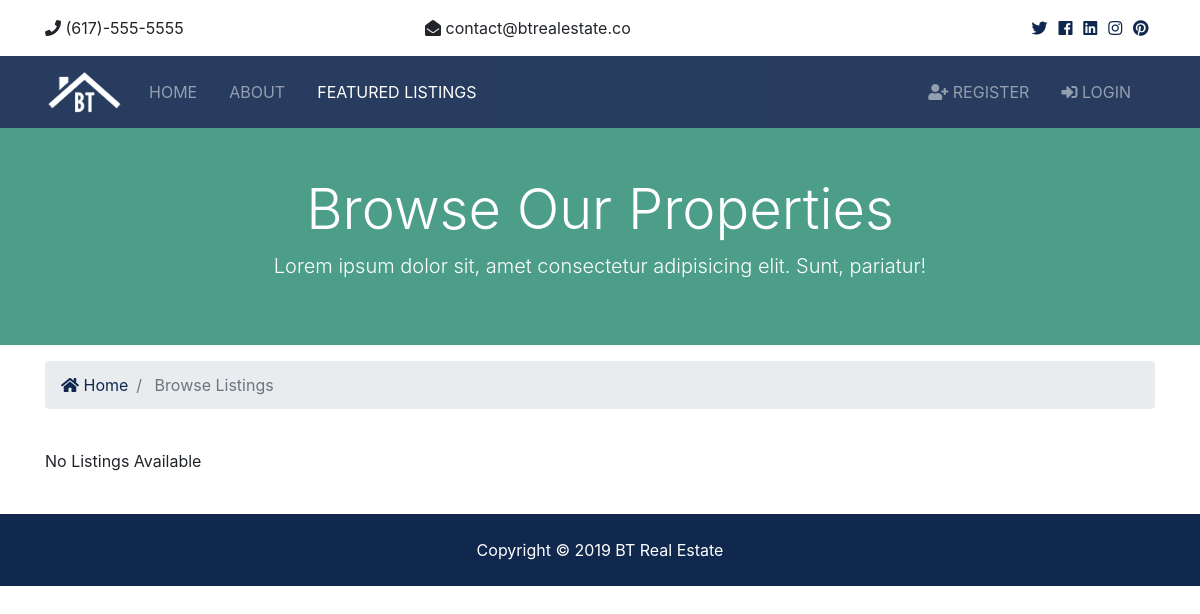
Page /btre/listings on the earlier database version.
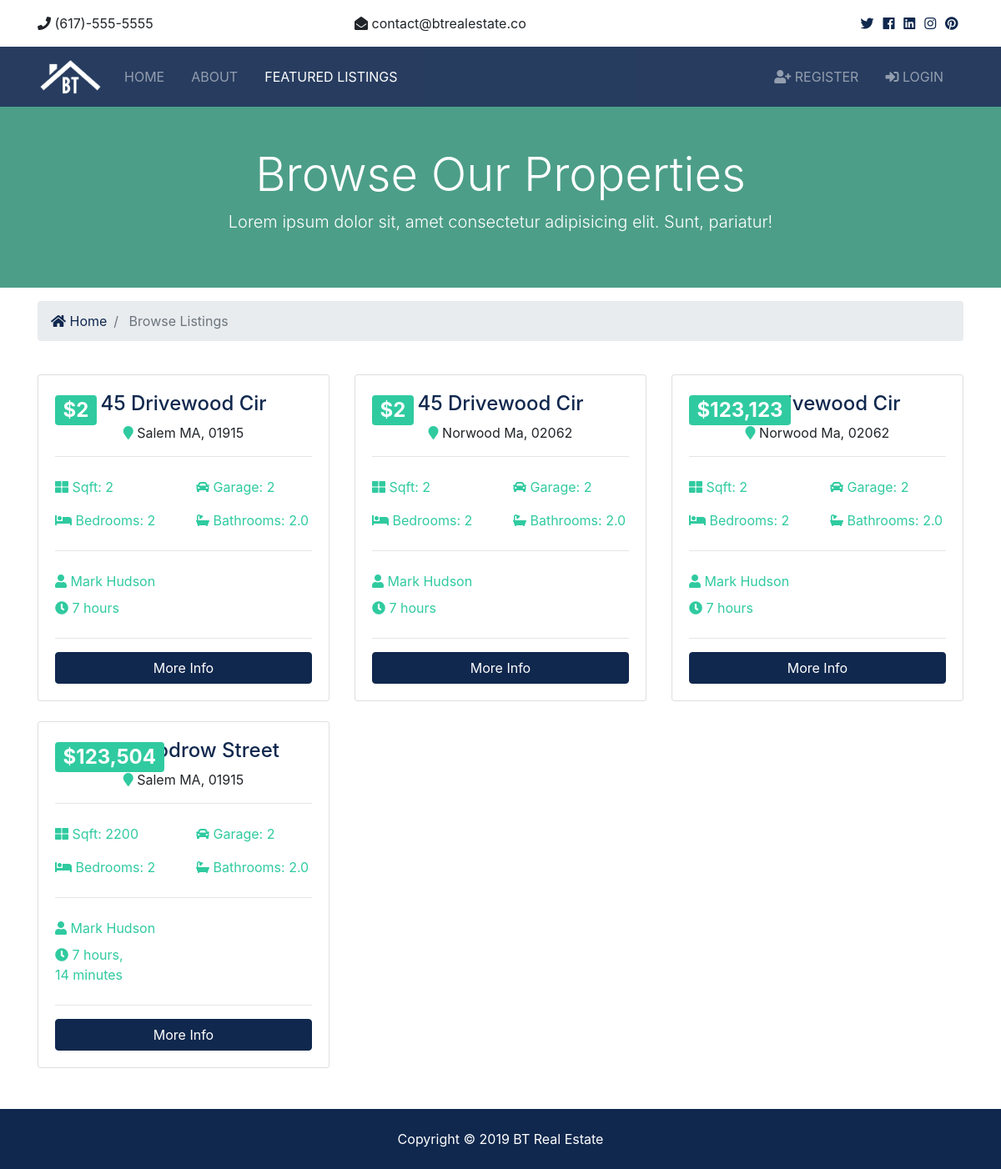
Same page on the later database version.
### btre_listings/models.py (models this page shows, shortened)
class Listing(models.Model):
  realtor = models.ForeignKey(Realtor, on_delete=models.DO_NOTHING)
  title = models.CharField(max_length=200)
  address = models.CharField(max_length=200)
  city = models.CharField(max_length=100)
  state = models.CharField(max_length=100)
  zipcode = models.CharField(max_length=20)
  description = models.TextField(blank=True)
  price = models.IntegerField()
  bedrooms = models.IntegerField()
  bathrooms = models.DecimalField(max_digits=2, decimal_places=1)
  garage = models.IntegerField(default=0)
  sqft = models.IntegerField()
  lot_size = models.DecimalField(max_digits=5, decimal_places=1)
  photo_main = models.ImageField(upload_to='photos/%Y/%m/%d', blank=True)
  photo_1 = models.ImageField(upload_to='photos/%Y/%m/%d', blank=True)
  photo_2 = models.ImageField(upload_to='photos/%Y/%m/%d', blank=True)
  photo_3 = models.ImageField(upload_to='photos/%Y/%m/%d', blank=True)
  photo_4 = models.ImageField(upload_to='photos/%Y/%m/%d', blank=True)
  photo_5 = models.ImageField(upload_to='photos/%Y/%m/%d', blank=True)
  photo_6 = models.ImageField(upload_to='photos/%Y/%m/%d', blank=True)
  is_published = models.BooleanField(default=True)
  list_date = models.DateTimeField(default = datetime.now, blank=True)

### btre_realtors/models.py (models this page shows)
class Realtor(models.Model):
  name = models.CharField(max_length=200)
  photo = models.ImageField(upload_to='photos/%y/%m/%d/')
  description = models.TextField(blank=True)
  phone = models.CharField(max_length=20)
  email = models.CharField(max_length=50)
  is_mvp = models.BooleanField(default=False)
  hire_date = models.DateTimeField(default=datetime.now, blank=True)
  def __str__(self):
    return self.name

### btre_listings/views.py (the view)
# urls.py: path('', views.listings,name='listings'),
def listings(request):
    listings = Listing.objects.order_by('-list_date').filter(is_published=True)
    paginator = Paginator(listings, 9)
    page = request.GET.get('page')
    paged_listings = paginator.get_page(page)
    context = {
        'listings':paged_listings
    }
    return render(request, 'listings/listings.html', context)

### btre_listings/templates/listings/listings.html (shortened to what this page needs)
{% extends 'pages/base.html' %}
{% load static %}
{% load humanize %}
{% block content%}
<section id="showcase-inner" class="py-5 text-white">
  <div class="container">
    <div class="row text-center">
      <div class="col-md-12">
        <h1 class="display-4">Browse Our Properties</h1>
        <p class="lead">Lorem ipsum dolor sit, amet consectetur adipisicing elit. Sunt, pariatur!</p>
      </div>
    </div>
  </div>
</section>
<section id="bc" class="mt-3">
  <div class="container">
    <nav aria-label="breadcrumb">
      <ol class="breadcrumb">
        <li class="breadcrumb-item">
          <a href="{% url 'index' %}">
            <i class="fas fa-home"></i> Home</a>
        </li>
        <li class="breadcrumb-item active"> Browse Listings</li>
      </ol>
    </nav>
  </div>
</section>
<section id="listings" class="py-4">
  <div class="container">
    <div class="row">
      {% if listings %}
      {% for listing in listings %}
      <div class="col-md-6 col-lg-4 mb-4">
        <div class="card listing-preview">
          <div class="card-img-overlay">
            <h2>
              <span class="badge badge-secondary text-white">${{ listing.price | intcomma }}</span>
            </h2>
          </div>
          <div class="card-body">
            <div class="listing-heading text-center">
              <h4 class="text-primary">{{ listing.title }}</h4>
              <p>
                <i class="fas fa-map-marker text-secondary"></i> {{ listing.city }} {{ listing.state }},
                {{ listing.zipcode }}</p>
            </div>
            <hr>
            <div class="row py-2 text-secondary">
              <div class="col-6">
                <i class="fas fa-th-large"></i> Sqft: {{ listing.sqft }}</div>
              <div class="col-6">
                <i class="fas fa-car"></i> Garage: {{ listing.garage }}</div>
            </div>
            <div class="row py-2 text-secondary">
              <div class="col-6">
                <i class="fas fa-bed"></i> Bedrooms: {{ listing.bedrooms }}</div>
              <div class="col-6">
                <i class="fas fa-bath"></i> Bathrooms: {{ listing.bathrooms }}</div>
            </div>
            <hr>
            <div class="row py-2 text-secondary">
              <div class="col-12">
                <i class="fas fa-user"></i> {{ listing.realtor }}</div>
            </div>
            <div class="row text-secondary pb-2">
              <div class="col-6">
                <i class="fas fa-clock"></i> {{ listing.list_date | timesince }}</div>
            </div>
            <hr>
            <a href="{% url 'listing' listing.id %}" class="btn btn-primary btn-block">More Info</a>
          </div>
        </div>
      </div>
      {% endfor %}
      {% else %}
      <div class="col-md-12">
        <p>No Listings Available</p>
      </div>
      {% endif %}
    </div>
    <div class="row">
      <div class="col-md-12">
      </div>
    </div>
  </div>
</section>
{% endblock %}

### btre_pages/templates/pages/base.html (shortened to what this page needs)
{% load static %}
<!DOCTYPE html>
<html lang="en">
<head>
    <link rel="stylesheet" href="{% static 'pages/css/master.css' %}">
    <link rel="stylesheet" href="{% static 'pages/css/all.css' %}">
    <link rel="stylesheet" href="{% static 'pages/css/bootstrap.css' %}">
    <link rel="stylesheet" href="{% static 'pages/css/style.css' %}">
    <link rel="stylesheet" href="{% static 'pages/css/lightbox.min.css' %}">
</head>
<body>
    {% include 'pages/partials/_topbar.html' %}
    {% include 'pages/partials/_navbar.html' %}
    {% block content %} {% endblock %}
    {% include 'pages/partials/_footer.html' %}
</body>
</html>

### btre_pages/templates/pages/partials/_topbar.html
<section id="top-bar" class="p-3">
    <div class="container">
        <div class="row">
            <div class="col-md-4">
                <i class="fas fa-phone"></i> (617)-555-5555
            </div>
            <div class="col-md-4">
                <i class="fas fa-envelope-open"></i> contact@btrealestate.co
            </div>
            <div class="col-md-4">
                <div class="social text-right">
                    <a href="#">
                        <i class="fab fa-twitter"></i>
                    </a>
                    <a href="#">
                        <i class="fab fa-facebook"></i>
                    </a>
                    <a href="#">
                        <i class="fab fa-linkedin"></i>
                    </a>
                    <a href="#">
                        <i class="fab fa-instagram"></i>
                    </a>
                    <a href="#">
                        <i class="fab fa-pinterest"></i>
                    </a>
                </div>
            </div>
        </div>
    </div>
</section>

### btre_pages/templates/pages/partials/_navbar.html (shortened to what this page needs)
{% load static %}
<nav class="navbar navbar-expand-lg navbar-dark bg-primary sticky-top">
    <div class="container">
        <a class="navbar-brand" href="{% url 'index' %}">
            <img src="{% static 'pages/img/logo.png' %}" class="logo" alt="">
        </a>
        <div class="collapse navbar-collapse" id="navbarNavAltMarkup">
            <ul class="navbar-nav">
                <li
                {% if '/' == request.path %}
                class="nav-item active mr-3"
                {% else %}
                class='nav-item mr-3'
                {% endif %}
                >
                    <a class="nav-link" href="{% url 'index' %}">Home</a>
                </li>
                <li
                {% if 'about' in request.path %}
                class="nav-item active mr-3"
                {% else %}
                class='nav-item mr-3'
                {% endif %}
                >
                    <a class="nav-link" href="{% url 'about' %}">About</a>
                </li>
                <li
                {% if 'listings' in request.path %}
                class="nav-item active mr-3"
                {% else %}
                class='nav-item mr-3'
                {% endif %}
                >
                    <a class="nav-link" href="{% url 'listings' %}">Featured Listings</a>
                </li>
            </ul>
            <ul class="navbar-nav ml-auto">
                {% if user.is_authenticated %}
                <li
                {% if 'dashboard' in request.path %}
                    class="nav-item active mr-3"
                {% else %}
                    class='nav-item mr-3'
                {% endif %}
                >
                    <a class="nav-link" href="{% url 'dashboard' %}">
                        Welcome {{ user.username}} (Dashboard) </a>
                </li>
                <li class="nav-item mr-3">
                    <a href="javascript:{document.getElementById('logout').submit()}" class="nav-link">
                        <i class="fas fa-sign-out-alt"></i> Logout
                    </a>
                                        <form action="{% url 'logout' %}" method='POST' id="logout">
                        {% csrf_token %}
                        <input type="hidden">
                    </form>
                </li>
                {% else %}
                <li
                {% if 'register' in request.path %}
                    class="nav-item active mr-3"
                {% else %}
                    class='nav-item mr-3'
                {% endif %}
                >
                    <a class="nav-link" href="{% url 'register' %}">
                        <i class="fas fa-user-plus"></i> Register
                    </a>
                </li>
                <li
                {% if 'login' in request.path %}
                    class="nav-item active mr-3"
                {% else %}
                    class='nav-item mr-3'
                {% endif %}
                >
                    <a class="nav-link" href="{% url 'login' %}">
                        <i class="fas fa-sign-in-alt"></i>
                        Login</a>
                </li>
                {% endif %}
            </ul>
        </div>
    </div>
</nav>

### btre_pages/templates/pages/partials/_footer.html
<footer id="main-footer" class="py-4 bg-primary text-white text-center">
    Copyright &copy;
    <span class="year"></span> BT Real Estate
</footer>

### btre_pages/static/pages/css/all.css (style rules this page uses)
.fa, .fas, .far, .fal, .fab { -moz-osx-font-smoothing: grayscale; -webkit-font-smoothing: antialiased; display: inline-block; font-style: normal; font-variant: normal; text-rendering: auto; line-height: 1; }
.fa-bath:before { content: "\f2cd"; }
.fa-bed:before { content: "\f236"; }
.fa-car:before { content: "\f1b9"; }
.fa-clock:before { content: "\f017"; }
.fa-envelope-open:before { content: "\f2b6"; }
.fa-facebook:before { content: "\f09a"; }
.fa-home:before { content: "\f015"; }
.fa-instagram:before { content: "\f16d"; }
.fa-linkedin:before { content: "\f08c"; }
.fa-map-marker:before { content: "\f041"; }
.fa-phone:before { content: "\f095"; }
.fa-pinterest:before { content: "\f0d2"; }
.fa-sign-in-alt:before { content: "\f2f6"; }
.fa-th-large:before { content: "\f009"; }
.fa-twitter:before { content: "\f099"; }
.fa-user:before { content: "\f007"; }
.fa-user-plus:before { content: "\f234"; }
.fab { font-family: 'Font Awesome 5 Brands'; }
.fa, .fas { font-family: 'Font Awesome 5 Free'; font-weight: 900; }

### btre_pages/static/pages/css/style.css (style rules this page uses)
img { width: 100%; }
.logo { width: 80px; }
.navbar { opacity: 0.9; text-transform: uppercase; }
.social a { margin-right: 0.4rem; }
#showcase-inner { background: url(../img/building.jpg) no-repeat top center fixed/cover; position: relative; overflow: hidden; min-height: 200px; }
#showcase-inner::before { content: ''; position: absolute; top: 0; left: 0; min-height: 100%; width: 100%; background: rgba(32, 134, 107, 0.8); }
.listing-preview a { position: relative; }

Differences in the rows shown:
added Listing: price "2", title "45 Drivewood Cir", city "Salem", state "MA", zipcode "01915", sqft "2", garage "2", bedrooms "2", bathrooms "2.0", realtor "Mark Hudson", list_date "7 hours"
added Listing: price "2", title "45 Drivewood Cir", city "Norwood", state "Ma", zipcode "02062", sqft "2", garage "2", bedrooms "2", bathrooms "2.0", realtor "Mark Hudson", list_date "7 hours"
added Listing: price "123,123", title "45 Drivewood Cir", city "Norwood", state "Ma", zipcode "02062", sqft "2", garage "2", bedrooms "2", bathrooms "2.0", realtor "Mark Hudson", list_date "7 hours"
added Listing: price "123,504", title "187 Woodrow Street", city "Salem", state "MA", zipcode "01915", sqft "2200", garage "2", bedrooms "2", bathrooms "2.0", realtor "Mark Hudson", list_date "7 hours, 14 minutes"
Other differences:
text no longer shown: "No Listings Available"
